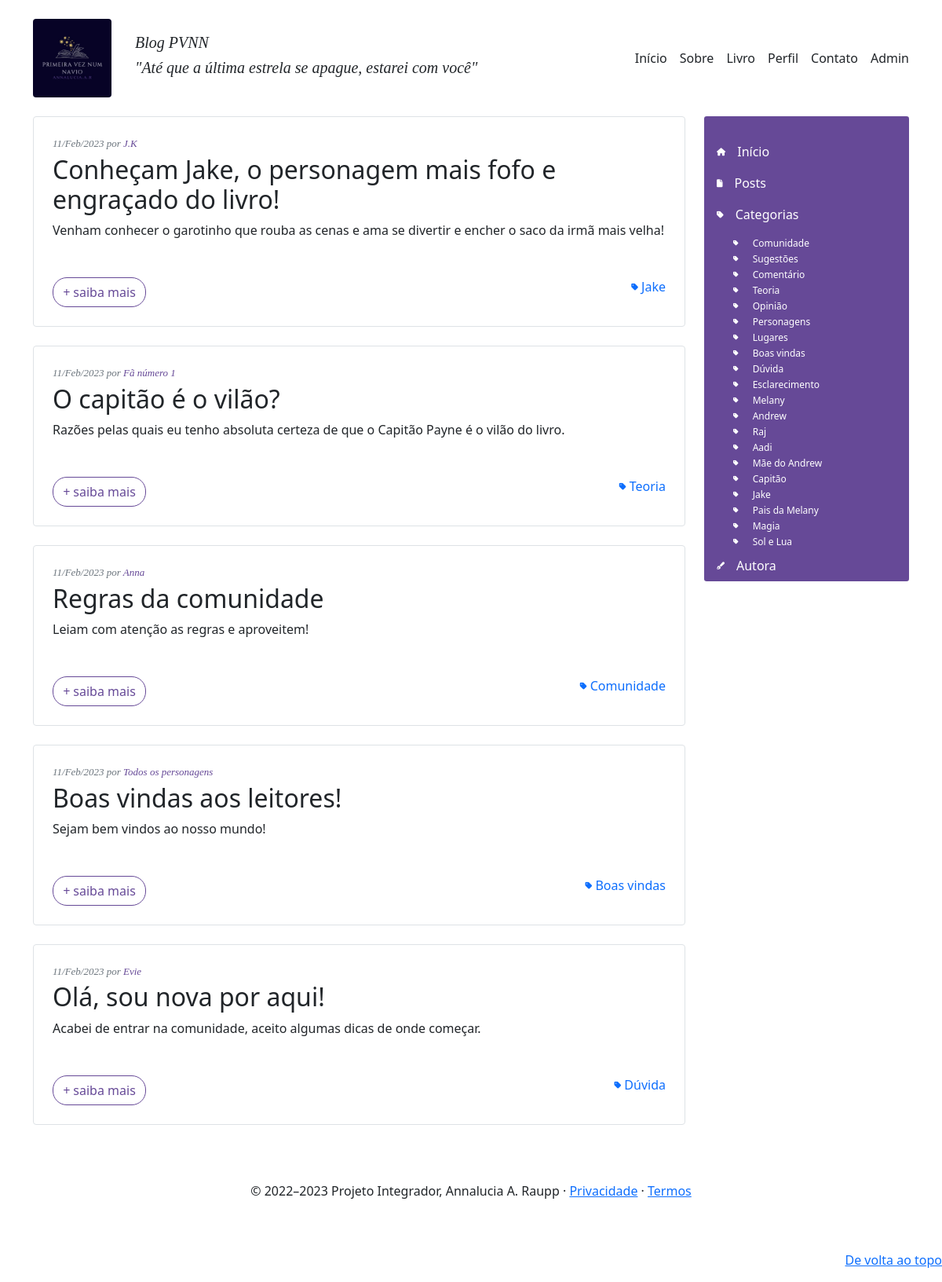
/app/controllers/BlogController.php?action=page_home, run on the app's committed database.
### tables this page shows
CREATE TABLE `postagens` (
  `idPosts` int(4) NOT NULL,
  `titulo` text NOT NULL,
  `autor` varchar(50) DEFAULT NULL,
  `resumo` tinytext NOT NULL,
  `texto` longtext,
  `data` datetime NOT NULL DEFAULT CURRENT_TIMESTAMP,
  `idCategoria` int(11) NOT NULL
);

CREATE TABLE `categorias` (
  `idCategory` int(4) NOT NULL,
  `tag` varchar(45) NOT NULL
);

### app/repository/PostsRepository.php (called while the page is built, shortened)
<?php
    require_once __DIR__ . "/../connection/Connection.php";
    class PostsRepository {
        public $conn;
        function __construct()
        {
            $this->conn = Connection::getConnection();
        }
        public function findLastFive(): array {
            $table = $this->conn->query("SELECT * FROM postagens AS p
                JOIN categorias AS c ON p.idCategoria = c.idCategory
                ORDER BY idPosts DESC LIMIT 5");
            $posts  = $table->fetchAll(PDO::FETCH_ASSOC);
            return $posts;
        }
    }

### app/connection/Connection.php (called while the page is built)
<?php
class Connection {
    private static $host = "localhost";
    private static $dbname = "pvnn";
    private static $user = "root";
    private static $password = "";
    private static $conn = null;
    public static function getConnection(): PDO {
        if(self::$conn == null) {
            try {
                self::$conn = new PDO("mysql:host=" . self::$host . ";charset=utf8;dbname=" . self::$dbname,
                self::$user,
                self::$password);
                self::$conn->setAttribute(PDO::ATTR_ERRMODE, PDO::ERRMODE_EXCEPTION);
            } catch(Exception $e) {
                print("Erro ao conectar com o banco de dados");
            }
        }
        return self::$conn;
    }
}

### app/repository/CategoryRepository.php (called while the page is built, shortened)
<?php
    require_once __DIR__ . "/../connection/Connection.php";
    class CategoryRepository {
        public $conn;
        function __construct()
        {
            $this->conn = Connection::getConnection();
        }
        public function findAll(): array {
            $table = $this->conn->query("SELECT * FROM categorias");
            $categorias  = $table->fetchAll(PDO::FETCH_ASSOC);
            return $categorias;
        }
    }

### app/views/blog/menu_lateral.php (the view)
<div class="col-3">
  <nav class="menu-lateral rounded-1">
    <div class="pt-6">
      <ul class="nav column">
        <li class="nav-item">
          <a class="nav-link active" href="<?= $data['base_path']?>">
            <i class="fa-solid fa-house fa-2xs"></i>Início
          </a>
        </li>
        <li class="nav-item">
          <a class="nav-link active" href="<?= $data['base_path']?>/app/controllers/BlogController.php?action=page_posts">
            <i class="fa-solid fa-file fa-2xs"></i>Posts
          </a>
        </li>
        <li class="nav-item">
          <a class="nav-link active" href="#">
            <i class="fa-solid fa-tag fa-2xs"></i>Categorias
            <ul class="sublist">
              <?php foreach($data['categories'] as $category): ?>
                <li>
                    <a href="<?= $data['base_path']?>/app/controllers/BlogController.php?action=page_posts_category&category=<?= $category['tag']?>">
                      <i class="fa-solid fa-tag fa-2xs"></i> <?= $category['tag'] ?>
                    </a>
                </li>
              <?php endforeach; ?>
            </ul>
          </a>
        </li>
        <li class="nav-item">
          <a class="nav-link active" href="<?= $data['base_path']?>/app/controllers/BlogController.php?action=page_autora">
            <i class="fa-solid fa-pen-fancy fa-2xs"></i>Autora
          </a>
        </li>
      </ul>
    </div>
  </nav>
</div>

### app/views/blog/home.php (shortened to what this page needs)
<?php include "header.php"; ?>
<div class="container">
  <div class="row">
    <div class="main-content home col-9">
      <?php foreach ($data['posts'] as $post) : ?>
        <?php $dataFormatada = new DateTime($post['data']); ?>
        <article class="blog-post">
          <div class="border rounded mb-4 p-4">
            <p class="data-autor mb-1 text-muted">
                <?= $dataFormatada->format('d/M/Y'); ?> por
                <a href="#" class="data-autor"><?= $post['autor']; ?></a>
            </p>
            <h2 class="blog-post-title"><?= $post['titulo']; ?></h2>
            <?php if(isset($post['resumo'])): ?>
              <p><?= $post['resumo'] ?></p>
            <?php else: ?>
              <p><?= BlogController::resumir($post['texto'], 30) ?></p>
            <?php endif ?>
            <div class=".post-rodape mt-5 row">
              <div class="col-4">
                <a href="<?= $data['base_path'] ?>/app/controllers/BlogController.php?action=page_post&id_param=<?= $post['idPosts']?>" class="btn btn-outline-primary btn-round">
                  <i class="fa-thin fa-plus"></i> saiba mais</a>
              </div>
              <div class="col-8" style="text-align: right;">
                  <span class="float-right" style="padding-top: 15px;">
                    <a style="text-decoration: none;" href="<?= $data['base_path']?>/app/controllers/BlogController.php?action=page_posts_category&category=<?= $post['tag']?>">
                      <i class="fa-solid fa-tag fa-2xs"></i> <?=$post['tag'] ?>
                    </a>
                  </span>
              </div>
            </div>
          </div>
        </article>
      <?php endforeach; ?>
    </div>
    <?php include "menu_lateral.php"; ?>
  </div>
</div>
<?php include "footer.php"; ?>

### public/assets/styles/blog.css (style rules this page uses)
.blog-post .data-autor, #post .data-autor { font-family: 'Times New Roman', Times, serif; font-size: 13px; font-style: italic; text-decoration: none; color: #664997; }
.menu-lateral { min-height: 400px; padding-top: 25px; background-color: #664997; }
.menu-lateral .nav-item { display: block; width: 100%; }
.menu-lateral .nav-item i { display: inline; margin-right: 15px; }
.menu-lateral .nav-item a { color: #fff; }
.sublist { margin-top: -25px; }
.sublist li { list-style: none; margin-left: 5px; font-size: 12px; line-height: 20px; color: #eee; }
.sublist li a { text-decoration: none; }
.btn-outline-primary { color: #664997; border-color: #664997; }
.btn-round { border-radius: 18px !important; }

### data on the page
postagens: data "11/Feb/2023", autor "J.K", titulo "Conheçam Jake, o personagem mais fofo e engraçado do livro!", resumo "Venham conhecer o garotinho que rouba as cenas e ama se divertir e encher o saco da irmã mais velha!", categorias.tag "Jake"
postagens: data "11/Feb/2023", autor "Fã número 1", titulo "O capitão é o vilão?", resumo "Razões pelas quais eu tenho absoluta certeza de que o Capitão Payne é o vilão do livro.", categorias.tag "Teoria"
postagens: data "11/Feb/2023", autor "Anna", titulo "Regras da comunidade", resumo "Leiam com atenção as regras e aproveitem!", categorias.tag "Comunidade"
postagens: data "11/Feb/2023", autor "Todos os personagens", titulo "Boas vindas aos leitores!", resumo "Sejam bem vindos ao nosso mundo!", categorias.tag "Boas vindas"
postagens: data "11/Feb/2023", autor "Evie", titulo "Olá, sou nova por aqui!", resumo "Acabei de entrar na comunidade, aceito algumas dicas de onde começar.", categorias.tag "Dúvida"
categorias: tag "Comunidade"
categorias: tag "Sugestões"
categorias: tag "Comentário"
categorias: tag "Teoria"
categorias: tag "Opinião"
categorias: tag "Personagens"
categorias: tag "Lugares"
categorias: tag "Boas vindas"
categorias: tag "Dúvida"
categorias: tag "Esclarecimento"
categorias: tag "Melany"
categorias: tag "Andrew"
categorias: tag "Raj"
categorias: tag "Aadi"
categorias: tag "Mãe do Andrew"
categorias: tag "Capitão"
categorias: tag "Jake"
categorias: tag "Pais da Melany"
categorias: tag "Magia"
categorias: tag "Sol e Lua"
